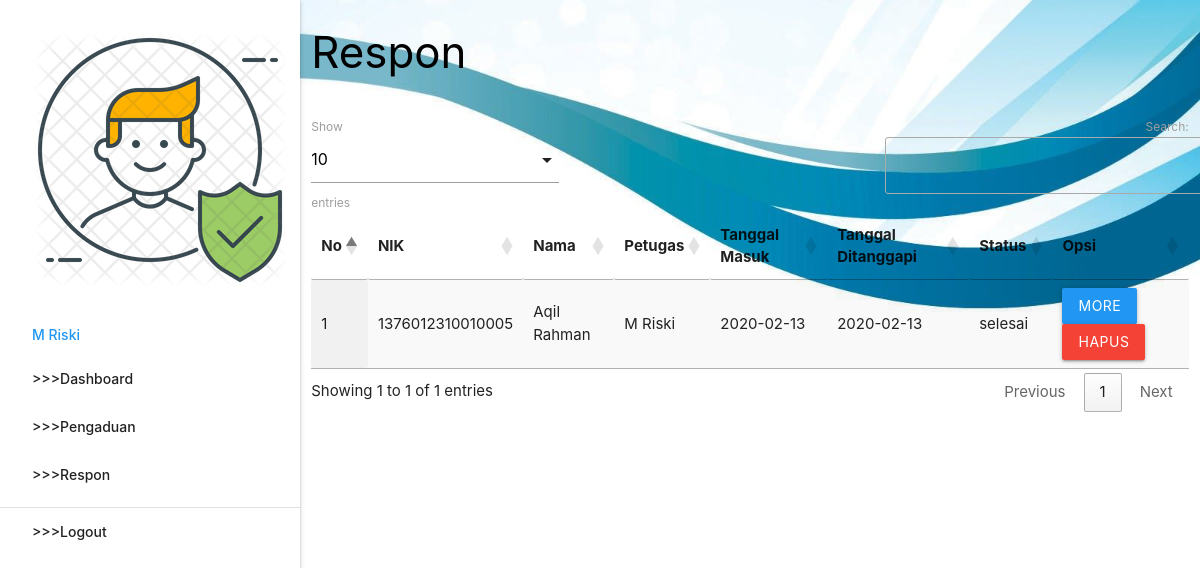
The page /petugas/index.php?p=respon (signed in) on the database its author committed.
### tables this page shows
CREATE TABLE `pengaduan` (
  `id_pengaduan` int(5) NOT NULL,
  `tgl_pengaduan` varchar(20) NOT NULL,
  `nik` varchar(16) NOT NULL,
  `isi_laporan` text NOT NULL,
  `foto` varchar(255) NOT NULL,
  `status` enum('proses','selesai') NOT NULL
);

CREATE TABLE `masyarakat` (
  `nik` varchar(16) NOT NULL,
  `nama` varchar(35) NOT NULL,
  `username` varchar(25) NOT NULL,
  `password` varchar(255) NOT NULL,
  `telp` varchar(13) NOT NULL
);

CREATE TABLE `petugas` (
  `id_petugas` int(5) NOT NULL,
  `nama_petugas` varchar(30) NOT NULL,
  `username` varchar(30) NOT NULL,
  `password` varchar(255) NOT NULL,
  `telp_petugas` varchar(13) NOT NULL,
  `level` enum('admin','petugas') NOT NULL
);

CREATE TABLE `tanggapan` (
  `id_tanggapan` int(5) NOT NULL,
  `id_pengaduan` int(5) NOT NULL,
  `tgl_tanggapan` varchar(20) NOT NULL,
  `tanggapan` text NOT NULL,
  `id_petugas` int(5) NOT NULL
);

### petugas/respon.php (the view, shortened to what this page needs)
       <div class="row">
         <div class="col s12 m9">
           <h3 class="black-text">Respon</h3>
         </div>
       </div>
       <table id="example" class="display responsive-table" style="width:100%">
         <thead>
             <tr>
			<th>No</th>
			<th>NIK</th>
			<th>Nama</th>
			<th>Petugas</th>
			<th>Tanggal Masuk</th>
			<th>Tanggal Ditanggapi</th>
			<th>Status</th>
			<th>Opsi</th>
             </tr>
         </thead>
         <tbody>
<?php
	$no=1;
	$query = mysqli_query($koneksi,"SELECT * FROM pengaduan INNER JOIN masyarakat ON pengaduan.nik=masyarakat.nik INNER JOIN tanggapan ON pengaduan.id_pengaduan=tanggapan.id_pengaduan INNER JOIN petugas ON tanggapan.id_petugas=petugas.id_petugas WHERE tanggapan.id_petugas='".$_SESSION['data']['id_petugas']."' ORDER BY tanggapan.id_pengaduan DESC");
	while ($r=mysqli_fetch_assoc($query)) { ?>
	<tr>
		<td><?php echo $no++; ?></td>
		<td><?php echo $r['nik']; ?></td>
		<td><?php echo $r['nama']; ?></td>
		<td><?php echo $r['nama_petugas']; ?></td>
		<td><?php echo $r['tgl_pengaduan']; ?></td>
		<td><?php echo $r['tgl_tanggapan']; ?></td>
		<td><?php echo $r['status']; ?></td>
		<td><a class="btn blue modal-trigger" href="#more?id_tanggapan=<?php echo $r['id_tanggapan'] ?>">More</a> <a class="btn red" onclick="return confirm('Anda Yakin Ingin Menghapus Y/N')" href="index.php?p=tanggapan_hapus&id_tanggapan=<?php echo $r['id_tanggapan'] ?>">Hapus</a></td>
	</tr>
           <?php  }
            ?>
         </tbody>
       </table>

### rows shown on the page
pengaduan: masyarakat.nik "1376012310010005", masyarakat.nama "Aqil Rahman", petugas.nama_petugas "M Riski", tgl_pengaduan "2020-02-13", tanggapan.tgl_tanggapan "2020-02-13", status "selesai"

### other values the page prints
$_SESSION['data']['nama_petugas'] "M Riski"
